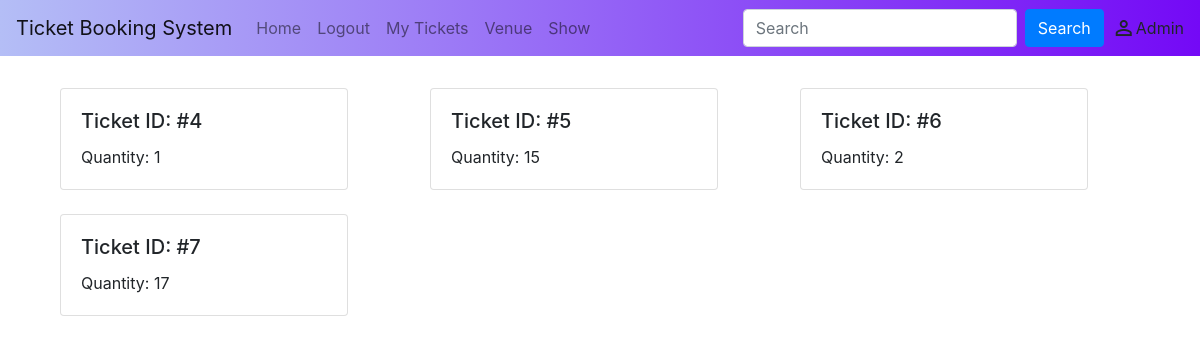
Page /ticket/myTickets (signed in) on the committed database.
### accounts/models.py (models this page shows, shortened)
class User(db.Model, UserMixin):
    id = db.Column(db.Integer, primary_key=True)
    email = db.Column(db.String, unique=True, nullable=False)
    name = db.Column(db.String, nullable=False)
    dob = db.Column(db.Date, nullable=False)
    phone = db.Column(db.Integer, nullable=False)
    password = db.Column(db.String, nullable=True)
    is_admin = db.Column(db.Boolean, nullable=False, default=False)
    ticket = db.relationship("Ticket", backref="ticket_user")

### ticket/models.py (models this page shows)
class Ticket(db.Model):
    id = db.Column(db.Integer, primary_key=True)
    user = db.Column(db.Integer, db.ForeignKey("user.id"), nullable=False)
    date = db.Column(db.Date, nullable=False)
    show = db.Column(
        db.Integer, db.ForeignKey("show.id", ondelete="CASCADE"), nullable=False
    )
    quantity = db.Column(db.Integer, nullable=False, default=1)

### ticket/views.py (the view)
@ticket.route("myTickets", methods=["GET"])
@login_required
def myTickets():
    if request.method == "GET":
        tickets = Ticket.query.filter_by(user=current_user.id)
        return render_template("myTickets.html", tickets=tickets, user=current_user)

### website/__init__.py (called while the page is built)
@login_manager.user_loader
def load_user(id):
    return User.query.get(int(id))

### website/templates/myTickets.html
{% extends "base.html" %} {% block title %}Login{% endblock %}
{% block content%}
<div class="container mt-2">
    <div class="row">
        {% for ticket in tickets %}
        <div class="col-4 mt-4">
            <div class="card" style="width: 18rem;">
                <div class="card-body">
                    <h5 class="card-title">Ticket ID: #{{ticket.id}}</h5>
                    <p class="card-text">Quantity: {{ticket.quantity}}</p>
                </div>
            </div>
        </div>
        {% endfor %}
    </div>
</div>
{% endblock %}

### website/templates/base.html (shortened to what this page needs)
<!DOCTYPE html>
<html>
<head>
    <link rel="stylesheet" href="https://stackpath.bootstrapcdn.com/bootstrap/4.4.1/css/bootstrap.min.css"
 />
    <link rel="stylesheet" href="https://stackpath.bootstrapcdn.com/font-awesome/4.7.0/css/font-awesome.min.css"
 />
</head>
<body>
    <nav class="navbar navbar-expand-lg navbar-light bg-light"
        style="background: linear-gradient(to right, #b4bef6, #7409f6);">
        <a class="navbar-brand" href="#">Ticket Booking System</a>
        <div class="collapse navbar-collapse" id="navbarSupportedContent">
            <ul class="navbar-nav mr-auto">
                {% if user.is_authenticated %}
                <li class="nav-item">
                    <a class="nav-link" id="home" href="/">Home</a>
                </li>
                <li class="nav-item">
                    <a class="nav-link" id="logout" href="http://localhost:5000/auth/logout">Logout</a>
                </li>
                <li class="nav-item">
                    <a class="nav-link" id="myTickets" href="/ticket/myTickets">My Tickets</a>
                </li>
                {% if current_user.is_admin %}
                <li class="nav-item">
                    <a class="nav-link" id="venue" href="http://localhost:5000/venue">Venue</a>
                </li>
                <li class="nav-item">
                    <a class="nav-link" id="show" href="http://localhost:5000/show">Show</a>
                </li>
                {% endif %}
                {% endif %}
            </ul>
            {% if user.is_authenticated %}
            <form method="POST" class="form-inline my-2 my-lg-0" action="http://localhost:5000/search/">
                <input class="form-control mr-sm-2" name="search" type="search" placeholder="Search"
                    aria-label="Search">
                <button class="btn btn-primary my-2 my-sm-0" type="submit">Search</button>
            </form>
            {% endif %}
            {% if user.is_authenticated %}
            <span class="ml-2 material-icons">
            </span><span>{{current_user.name|title}}</span>
            {% endif %}
        </div>
    </nav>
    <div class="container">{% block content %} {% endblock %}</div>
</body>
</html>

### rows in the picture
User: name "Admin"
Ticket: id "4", quantity "1"
Ticket: id "5", quantity "15"
Ticket: id "6", quantity "2"
Ticket: id "7", quantity "17"
